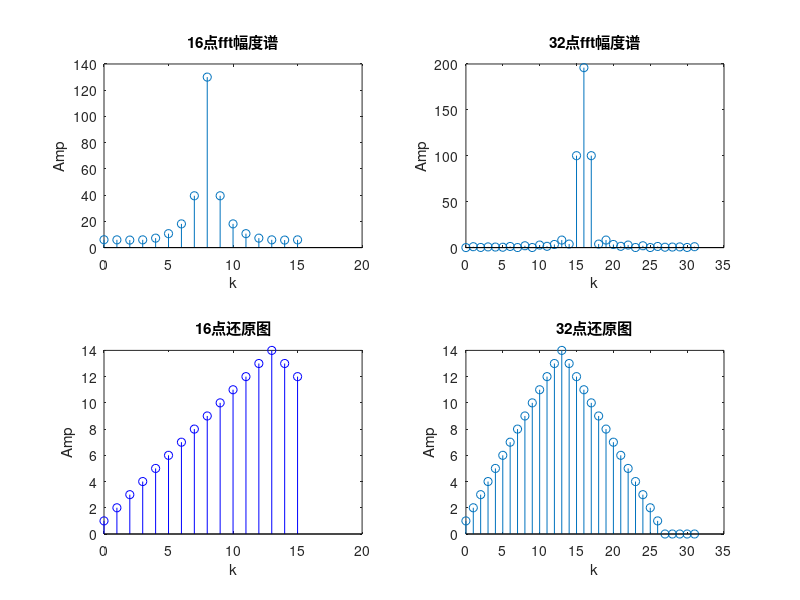
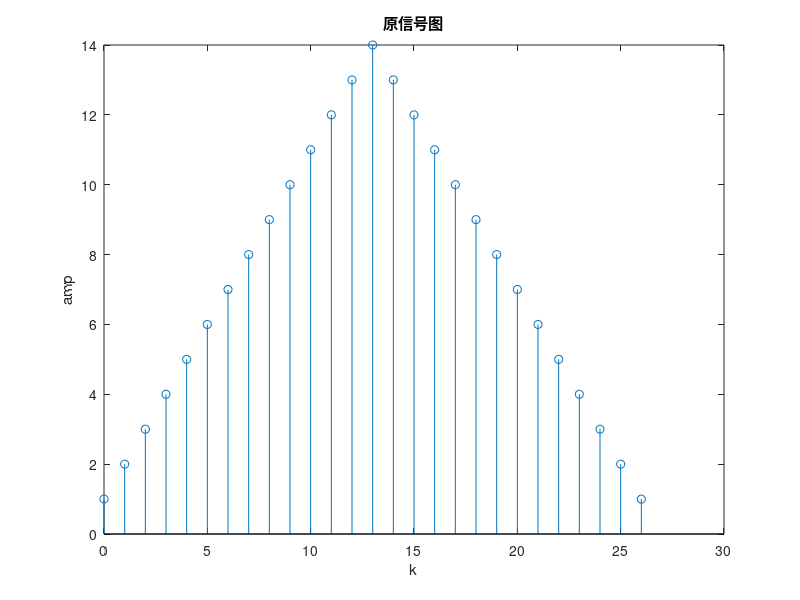

Source code (MATLAB) for these figures, in order:
x_n = @(n) (n+1).*(0<=n&n<=13)+(27-n).*(14<=n&n<=26);
index_short = linspace(0,15,16);
index_long = linspace(0,31,32);
index_src = linspace(0,26,27);
data_src = x_n(index_src);
fft_short = fftshift(fft(data_src, 16));
fft_long = fftshift(fft(data_src, 32));
ifft_short = (ifft(fft_short));
ifft_long = (ifft(fft_long));
%%%%
subplot(2,2,1);
stem(index_short, abs(fft_short));
xlabel('k');
ylabel('Amp');
title('16点fft幅度谱');
%%%%
subplot(2,2,2);
stem(index_long, abs(fft_long));
xlabel('k');
ylabel('Amp');
title('32点fft幅度谱');
%%%%
subplot(2,2,3);
stem(index_short, abs(ifft_short),'b');
hold on;
%stem(index_src, data_src, 'r');
xlabel('k');
ylabel('Amp');
title('16点还原图');
%xlim([0 26]);
%legend('还原信号','原始信号');
%%%%
subplot(2,2,4);
stem(index_long, abs(ifft_long));
hold on;
%stem(index_src, data_src, 'r');
xlabel('k');
ylabel('Amp');
title('32点还原图');
%xlim([0 26]);
%legend('还原信号','原始信号');
%%%%
figure;
stem(index_src, data_src);
xlabel('k');
ylabel('amp');
title('原信号图');
